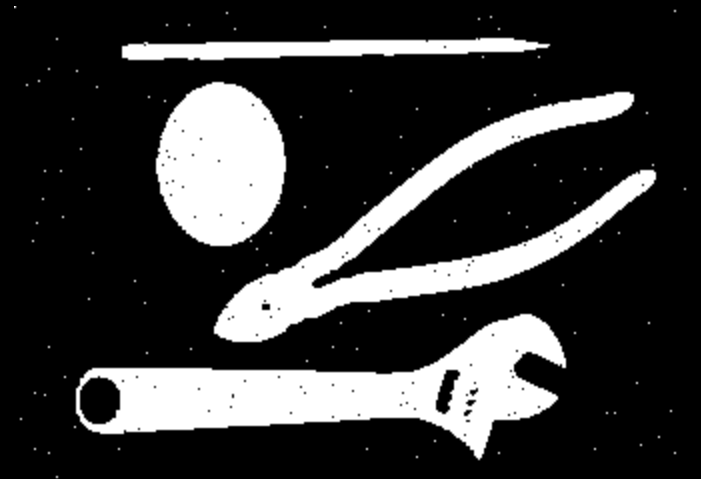
#> input picture lab9/tools.png, 701 x 479 px
$ jupyter execute lab9.ipynb   (Python 2 division)
#> lines starting #> are read from the running program, lines starting #| are printed output that depends on the picture; after the words box and inside, x2 and y2 are one past the last pixel; in counts of white or black regions, pixels touching at a corner belong together
[cell 1]
"""
Name Muhammad Umer Javaid
111238

"""
import numpy as np
import cv2
import matplotlib.pyplot as plt
from skimage.morphology import reconstruction

[cell 2]
im=cv2.imread("tools.png",0)
#> im is the input picture: shape (479, 701); min 0, max 255, mean 56.9
kernel =np.ones((3,3))

kernel=cv2.getStructuringElement(cv2.MORPH_CROSS,(3,3))
print kernel
erosion = cv2.erode(im,kernel,iterations = 1)
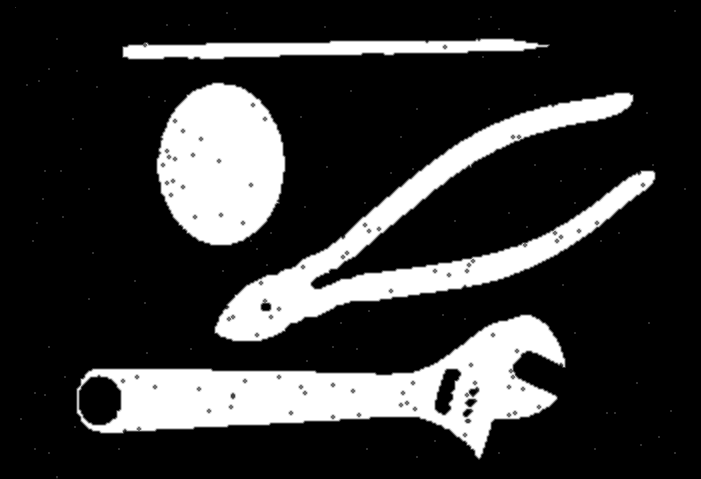
#> erosion: shape (479, 701); min 0, max 255, mean 52.9
dilation = cv2.dilate(im,kernel,iterations = 1)
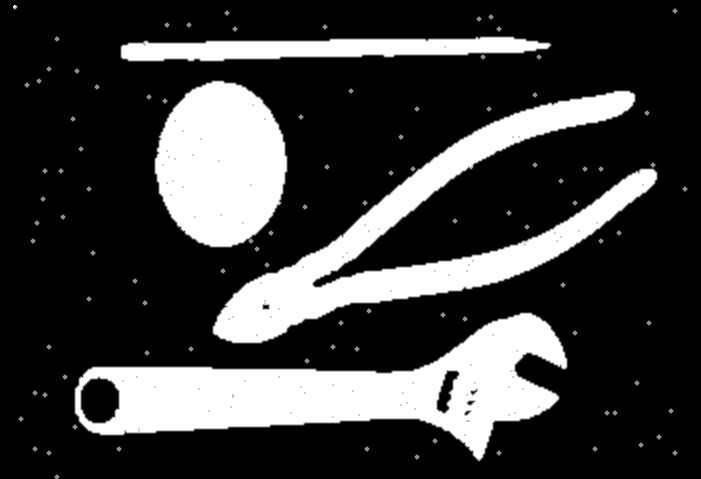
#> dilation: shape (479, 701); min 0, max 255, mean 60.9
opening = cv2.morphologyEx(im, cv2.MORPH_OPEN, kernel)
closing = cv2.morphologyEx(im, cv2.MORPH_CLOSE, kernel)
f, (ax1, ax2, ax3,ax4) = plt.subplots(4, figsize=(8, 20),sharex=True, sharey=True)
ax1.imshow(erosion,cmap="gray")
ax1.set_title("Erosion")
ax2.imshow(dilation,cmap="gray")
ax2.set_title("Dilation")
ax3.imshow(opening,cmap="gray")
ax3.set_title("Openening")
ax4.imshow(closing,cmap="gray")
ax4.set_title("Closing")
plt.show()
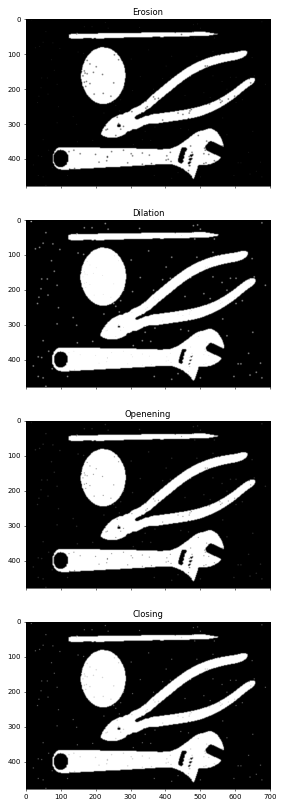
#> figure drawn by matplotlib, 4 panels

[cell 3]
#Task2
im=cv2.imread("tools.png",0)
print im
#> (printed output is left out)
kernel=cv2.getStructuringElement(cv2.MORPH_CROSS,(5,5))
opening = cv2.morphologyEx(im, cv2.MORPH_OPEN, kernel)
O_C = cv2.morphologyEx(opening, cv2.MORPH_CLOSE, kernel)

closing = cv2.morphologyEx(im, cv2.MORPH_CLOSE, kernel)
C_O = cv2.morphologyEx(closing, cv2.MORPH_OPEN, kernel)
f, (ax1, ax2) = plt.subplots(2, figsize=(8, 20),sharex=True, sharey=True)
ax1.imshow(O_C,cmap="gray")
ax1.set_title("Openening then closing")
ax2.imshow(C_O,cmap="gray")
ax2.set_title("Closing then openeing")

plt.show()
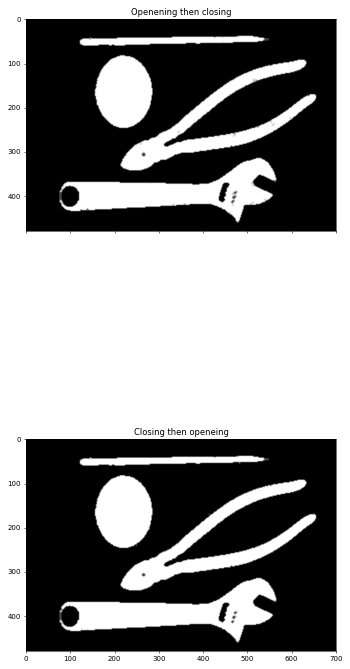
#> figure drawn by matplotlib, 2 panels

[cell 4]
#Task 3
import cv2;
import numpy as np;

def imfill(im_in):
    im_in=255-im_in
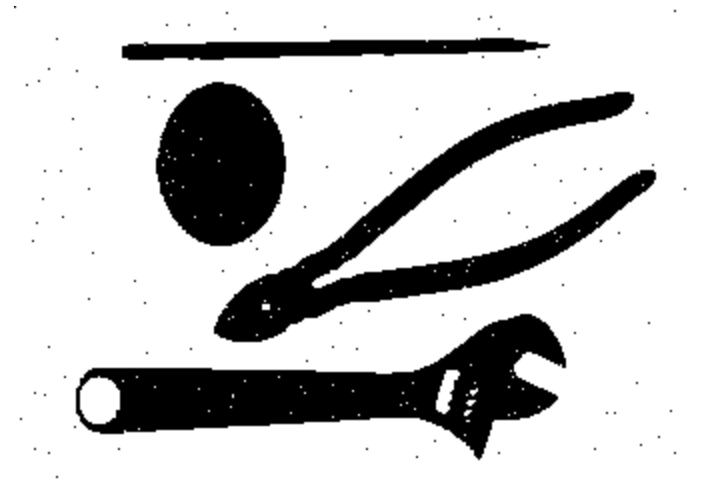
#> im_in: shape (479, 701); min 0, max 255, mean 198.1
    # Threshold.
    # Set values equal to or above 220 to 0.
    # Set values below 220 to 255.

    th, im_th = cv2.threshold(im_in, 220, 255, cv2.THRESH_BINARY_INV);
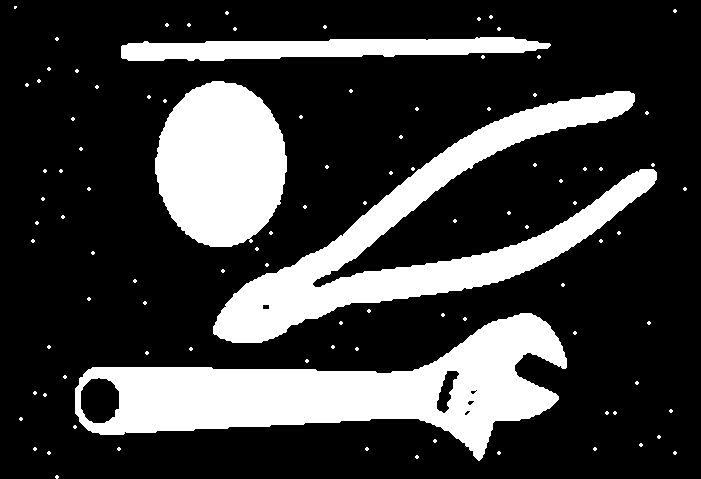
#> im_th: shape (479, 701); 24.1% white; 99 white regions (95 under 20 px), largest, box (x1, y1, x2, y2) and area: (75, 313, 567, 461) 30026, (213, 91, 657, 343) 26002, (155, 81, 287, 247) 16901, (121, 37, 551, 61) 6997

    # Copy the thresholded image.
    im_floodfill = im_th.copy()

    # Mask used to flood filling.
    # Notice the size needs to be 2 pixels than the image.
    h, w = im_th.shape[:2]
#> h = 479; w = 701
    mask = np.zeros((h+2, w+2), np.uint8)

    # Floodfill from point (0, 0)
    cv2.floodFill(im_floodfill, mask, (0,0), 255);
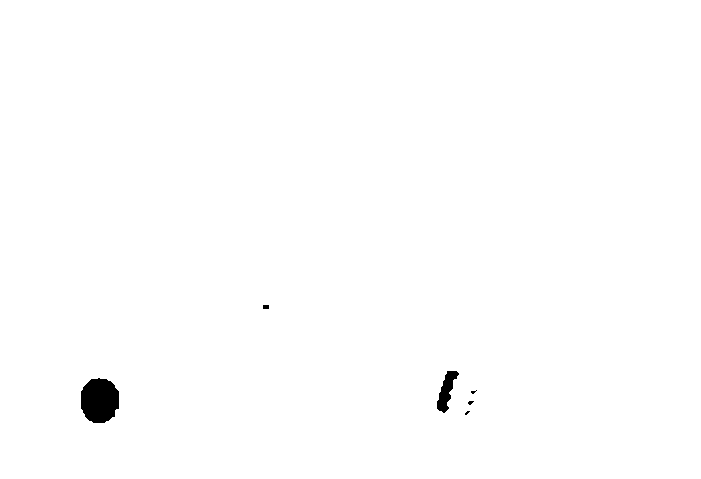
#> im_floodfill: shape (479, 701); 99.4% white; 6 black regions (3 under 20 px), largest, box (x1, y1, x2, y2) and area: (81, 378, 119, 423) 1385, (437, 371, 459, 413) 438, (263, 305, 269, 309) 24

    # Invert floodfilled image
    im_floodfill_inv = cv2.bitwise_not(im_floodfill)

    # Combine the two images to get the foreground.
    im_out = im_th | im_floodfill_inv
#> im_out: shape (479, 701); 24.7% white; 99 white regions (95 under 20 px), largest, box (x1, y1, x2, y2) and area: (75, 313, 567, 461) 31888, (213, 91, 657, 343) 26026, (155, 81, 287, 247) 16901, (121, 37, 551, 61) 6997

    return im_out


def task_3():
    im=cv2.imread("tools.png",0)
    CH=imfill(im)

    kernel=cv2.getStructuringElement(cv2.MORPH_CROSS,(5,5))
    img=CH-im
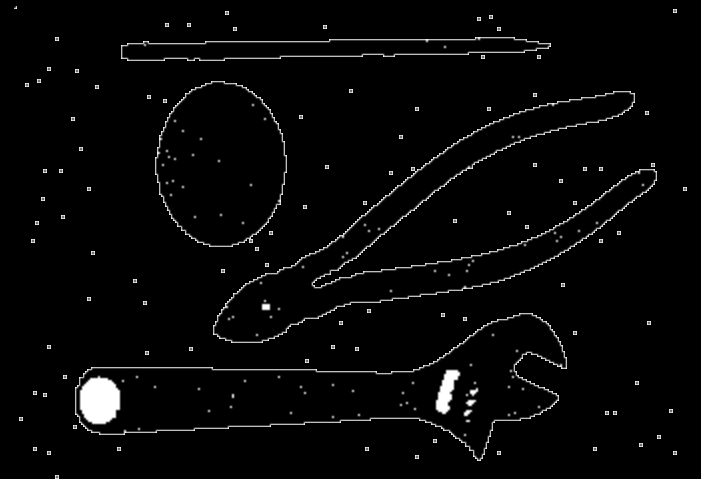
#> img: shape (479, 701); min 0, max 255, mean 6.9
    H=cv2.morphologyEx(img, cv2.MORPH_OPEN, kernel)
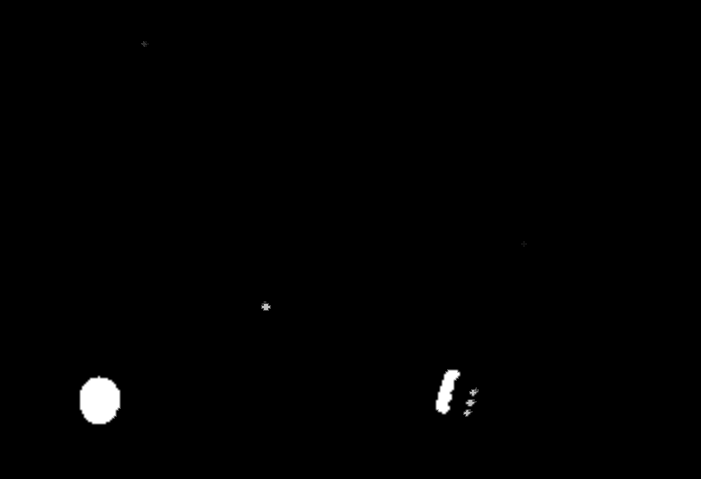
#> H: shape (479, 701); min 0, max 255, mean 1.7
    final= cv2.morphologyEx(CH, cv2.MORPH_OPEN, kernel)
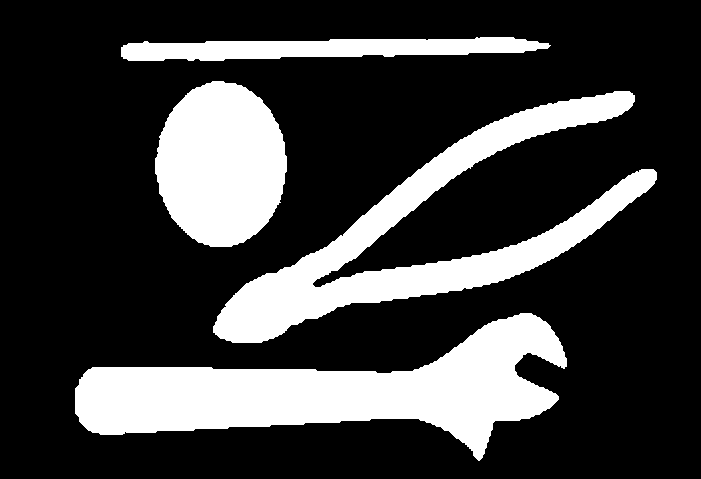
#> final: shape (479, 701); 24.3% white; 4 white regions, box (x1, y1, x2, y2) and area: (75, 313, 567, 461) 31874, (213, 91, 657, 343) 26007, (155, 81, 287, 247) 16874, (121, 37, 551, 61) 6988
    final=final-H
    f, (ax1, ax2, ax3,ax4) = plt.subplots(4, figsize=(8, 20),sharex=True, sharey=True)
    ax1.imshow(im,cmap="gray")
    ax1.set_title("Original")
    ax2.imshow(CH,cmap="gray")
    ax2.set_title("IMFILL")
    ax3.imshow(img,cmap="gray")
    ax3.set_title("CH - im")
    ax4.imshow(final,cmap="gray")
    ax4.set_title("fINAL")
    plt.show()
task_3()
